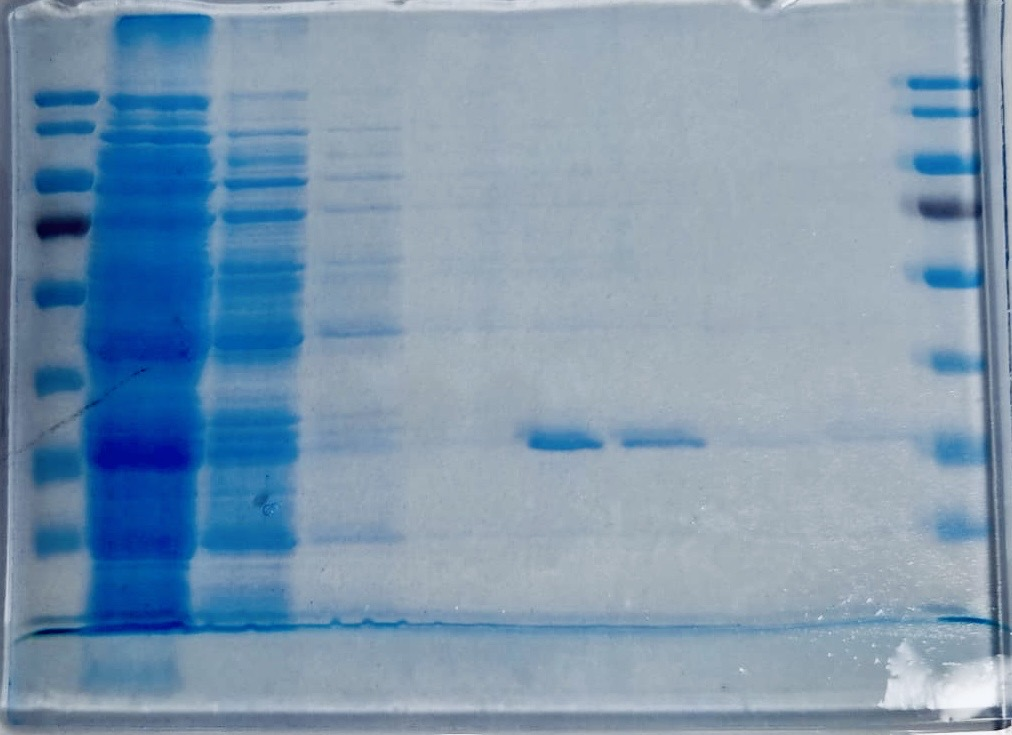
#> input picture assets/sample_gel.jpg, 1012 x 735 px; its folder holds only this picture in this run
$ python -i image_processing.py   (imports and definitions only)
#> lines starting #> are read from the running program, lines starting #| are printed output that depends on the picture
"""Bildverarbeitung & Analyse für SDS-PAGE-Gele.

Das Modul bündelt die komplette, nicht-destruktive Bildpipeline:

* Import (PNG/JPEG/TIFF) und Zuschnitt
* geometrische Entzerrung (Perspektive, 90°-Drehung, Spiegeln, Feinrotation)
* Filter (Helligkeit, Kontrast, Gamma, Invertieren, optional CLAHE)
* Multi-Gel-Harmonisierung (gleiche Pixelhöhe oder affine Ausrichtung
  zweier Referenzbanden)
* Banden-/Spurenerkennung als Vorschlagswert

OpenCV wird – wenn vorhanden – für die Perspektivtransformation und CLAHE
genutzt; andernfalls greift ein reiner Pillow/NumPy-Fallback, damit die App
ohne OpenCV lauffähig bleibt.
"""

from __future__ import annotations

import io
import math
from collections.abc import Callable
from dataclasses import dataclass
from itertools import pairwise
from pathlib import Path
from typing import Literal

import numpy as np
from PIL import Image, ImageFilter, ImageOps

from models import Adjustments, GelPanel, MarkerBand, Transform, clamp

try:  # pragma: no cover – abhängig von der Installation
    import cv2  # type: ignore

    HAS_CV2 = True
except Exception:  # noqa: BLE001 – jedes Importproblem fällt auf den Fallback zurück
    cv2 = None  # type: ignore
    HAS_CV2 = False

MAX_DIMENSION = 6000
Polarity = Literal["auto", "dark", "light"]


# ----------------------------------------------------------------------
# Ergebnisdatentypen
# ----------------------------------------------------------------------
@dataclass(frozen=True)
class LaneDetection:
    """Ergebnis der automatischen Spurenschätzung (relativ 0..1)."""

    positions_rel: tuple[float, ...]
    detected_peak_count: int
    anchor_positions_rel: tuple[float, ...]
    method: str


@dataclass(frozen=True)
class MarkerDetection:
    """Ergebnis der automatischen Marker-Bandenerkennung (relativ 0..1)."""

    positions_rel: tuple[float, ...]
    peak_count: int
    side: str


# ----------------------------------------------------------------------
# Import / Zuschnitt
# ----------------------------------------------------------------------
# [18 lines left out: function load_image, not called in this run]


def load_image_from_path(path: str | Path) -> Image.Image:
    return load_image(Path(path).read_bytes())


# [322 lines left out: functions resize_for_display, border_color, auto_crop_box, _warp_perspective, apply_transform, _apply_clahe and 9 more, not called in this run]


# ----------------------------------------------------------------------
# Gemeinsame Bildvorbereitung für die Analyse
# ----------------------------------------------------------------------
def _polarity_value(image: Image.Image, polarity: Polarity) -> str:
    if polarity in ("dark", "light"):
        return polarity
    gray = np.asarray(image.convert("L"), dtype=np.float32)
    return "dark" if float(np.median(gray)) >= 110.0 else "light"


def _band_energy(image: Image.Image, polarity: Polarity = "auto") -> np.ndarray:
    """Hochpass-Energie; hebt Banden unabhängig von der Polarität hervor."""
    gray = np.asarray(image.convert("L"), dtype=np.float32)
    blurred = np.asarray(
        image.convert("L").filter(ImageFilter.GaussianBlur(25)), dtype=np.float32
    )
    mode = _polarity_value(image, polarity)
    if mode == "light":  # helle Banden auf dunklem Grund
        return np.clip(gray - blurred, 0.0, None)
    return np.clip(blurred - gray, 0.0, None)


def _analysis_image(image: Image.Image, max_dimension: int = 2000) -> Image.Image:
    if max(image.size) <= max_dimension:
        return image
    copy = image.copy()
    copy.thumbnail((max_dimension, max_dimension), Image.Resampling.LANCZOS)
    return copy


def _smooth(values: np.ndarray, window: int) -> np.ndarray:
    window = max(1, int(window))
    if window % 2 == 0:
        window += 1
    return np.convolve(values, np.ones(window) / window, mode="same")


def _local_maxima(
    values: np.ndarray, threshold: float, min_distance: int
) -> list[tuple[int, float]]:
    candidates: list[tuple[int, float]] = []
    radius = max(1, min_distance // 2)
    for index in range(radius, len(values) - radius):
        window = values[index - radius : index + radius + 1]
        if values[index] >= window.max() and values[index] > threshold:
            candidates.append((index, float(values[index])))

    candidates.sort(key=lambda item: item[1], reverse=True)
    selected: list[tuple[int, float]] = []
    for index, score in candidates:
        if all(abs(index - other) >= min_distance for other, _ in selected):
            selected.append((index, score))
    return selected


# ----------------------------------------------------------------------
# Spuren
# ----------------------------------------------------------------------
def detect_lanes(
    image: Image.Image, expected: int = 10, polarity: Polarity = "auto"
) -> LaneDetection:
    """Schätzt vertikale Spuren anhand des horizontalen Projektionsprofils."""
    if expected < 1:
        raise ValueError("expected muss >= 1 sein")

    image = _analysis_image(image)
    height, width = image.size[1], image.size[0]
    energy = _band_energy(image, polarity)
    zone_top = int(height * 0.06)
    zone_bottom = int(height * 0.90)
    profile = energy[zone_top:zone_bottom].mean(axis=0)
    profile = _smooth(profile, max(7, width // 120))

    threshold = max(float(np.percentile(profile, 72)), float(profile.mean() * 1.15))
    min_distance = max(8, int(width / max(expected * 2, 1)))
    peaks = _local_maxima(profile, threshold, min_distance)
    peaks = [(x, score) for x, score in peaks if width * 0.012 < x < width * 0.988]
    peaks.sort(key=lambda item: item[0])

    cluster_distance = max(6.0, width / max(expected, 1) * 0.55)
    anchors: list[float] = []
    for x, _score in peaks:
        if not anchors or x - anchors[-1] > cluster_distance:
            anchors.append(float(x))
        else:
            anchors[-1] = (anchors[-1] + x) / 2.0

    anchor_rel = tuple(round(a / width, 4) for a in anchors)

    if len(anchors) >= 2:
        first, last = anchors[0], anchors[-1]
        positions = [first + (last - first) * i / (expected - 1) for i in range(expected)]
        method = "anchors"
    elif len(anchors) == 1:
        center = anchors[0]
        step = width / expected
        first = center - (expected - 1) * step / 2.0
        positions = [first + step * i for i in range(expected)]
        method = "single-anchor"
    else:
        margin = width * 0.03
        step = (width - 2 * margin) / max(expected - 1, 1)
        positions = [margin + step * i for i in range(expected)]
        method = "even-grid"

    positions = [clamp(p, width * 0.005, width * 0.995) for p in positions]
    return LaneDetection(
        positions_rel=tuple(round(p / width, 4) for p in positions),
        detected_peak_count=len(peaks),
        anchor_positions_rel=anchor_rel,
        method=method,
    )


# ----------------------------------------------------------------------
# Markerleiter
# ----------------------------------------------------------------------
# [74 lines left out: functions detect_marker_bands, estimate_kda_at_y, not called in this run]

>>> from PIL import Image
>>> picture = Image.open('assets/sample_gel.jpg')
#> picture is the input picture: PIL image 1012x735 RGB; mean R, G, B 125.5, 151.8, 175.5
>>> result = detect_lanes(picture)
#> in _band_energy, `gray = np.asarray(image.convert("L"), dtype=np.float32)`:
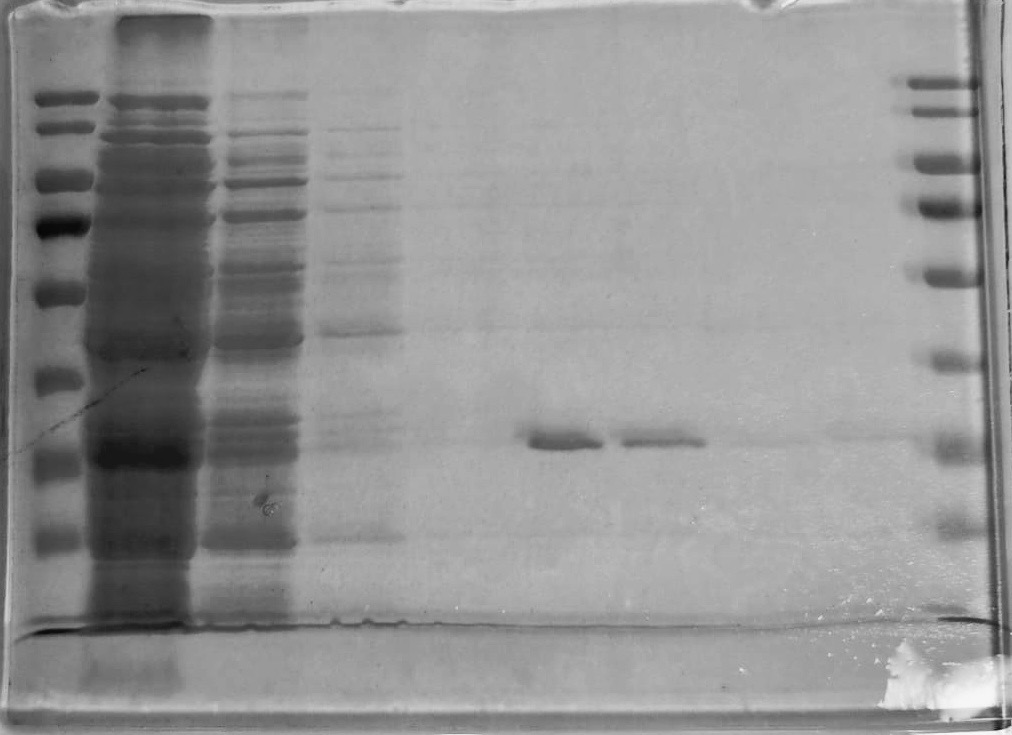
#> gray: shape (735, 1012) float32; min 5, max 254, mean 146.6
#> in _band_energy, `blurred = np.asarray( image.convert("L").filter(ImageFilter.GaussianBl..`:
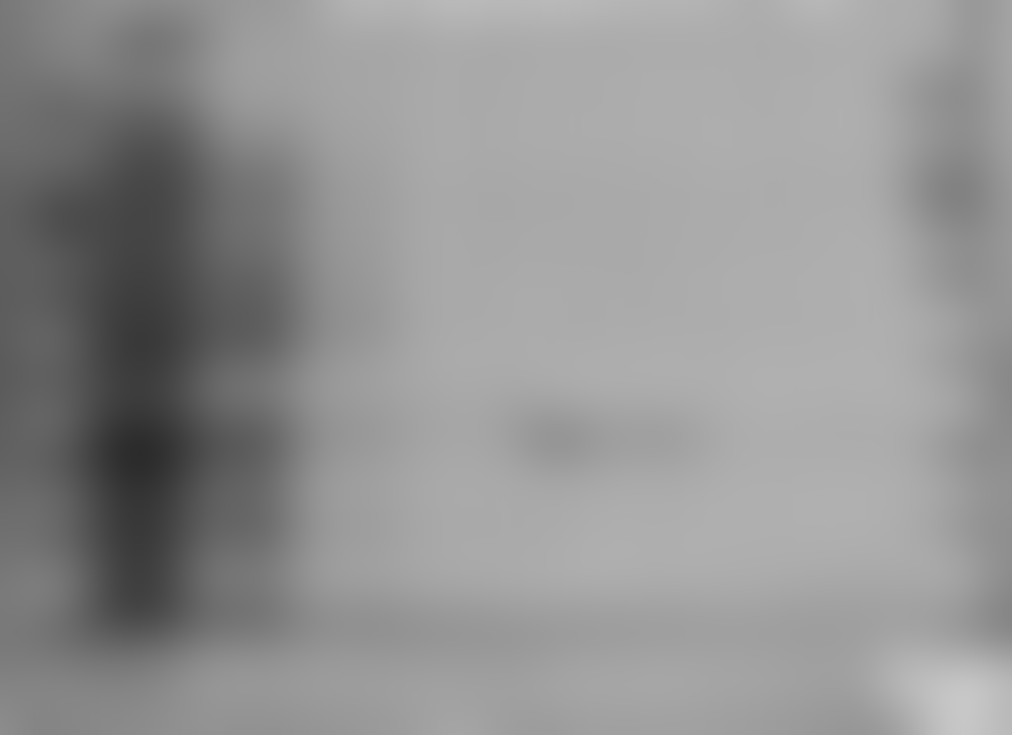
#> blurred: shape (735, 1012) float32; min 43, max 199, mean 147
#> in _band_energy, `mode = _polarity_value(image, polarity)`: mode = 'dark'
#> in _band_energy, `return np.clip(blurred - gray, 0.0, None)`:
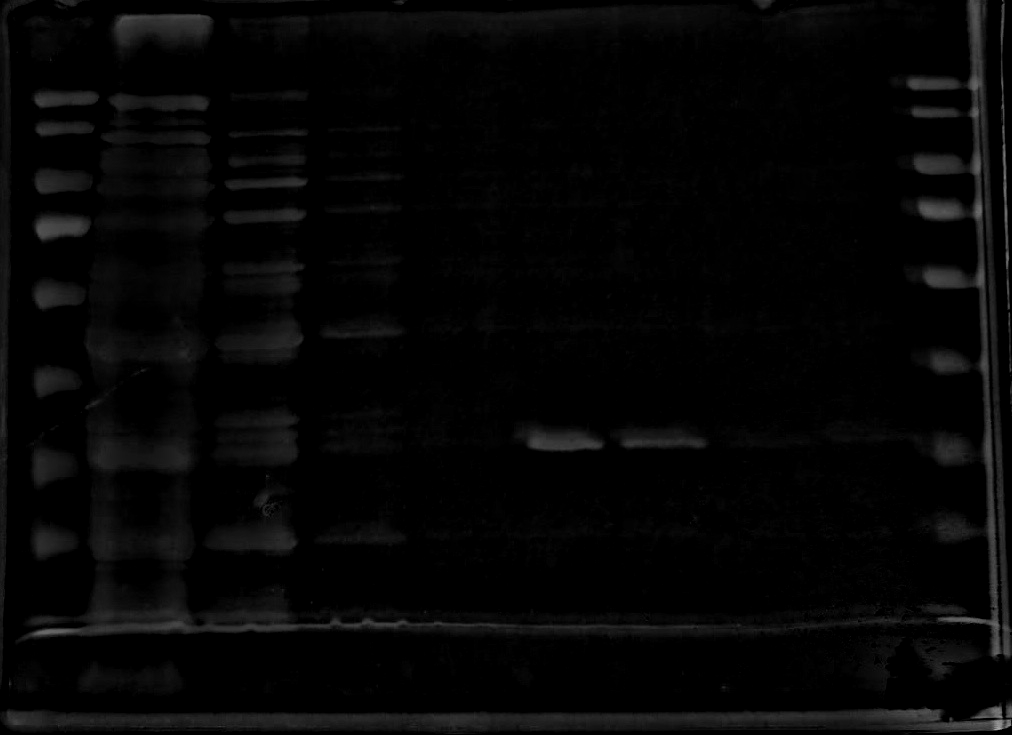
#> returned value: shape (735, 1012) float32; min 0, max 166, mean 5.4
#> in detect_lanes, `profile = energy[zone_top:zone_bottom].mean(axis=0)`: profile = 1012 values, max 27.5 at index 991, min 0 at index 12, mean 4.78
#> in detect_lanes, `profile = _smooth(profile, max(7, width // 120))`: profile = 1012 values, max 26.25 at index 989, min 0.0908 at index 16, mean 4.75
#> in detect_lanes, `threshold = max(float(np.percentile(profile, 72)), float(profile.mean(..`: threshold = 6.36
#> after the loop in _local_maxima, `for index in range(radius, len(values) - radius):`: candidates = [(43, 15.23), (106, 12.22), (178, 12.05), (283, 12.25), (942, 13.27)]
#> the loop in _local_maxima, `for index, score in candidates:` made 5 passes
#> after the loop in _local_maxima, `for index, score in candidates:`: selected = [(43, 15.23), (942, 13.27), (283, 12.25), (106, 12.22), (178, 12.05)]
#> in detect_lanes, `peaks = _local_maxima(profile, threshold, min_distance)`: peaks has the same summary as selected in _local_maxima
#> the loop in detect_lanes, `for x, _score in peaks:` made 5 passes
#> after the loop in detect_lanes, `for x, _score in peaks:`: anchors = [43, 106, 178, 283, 942]
#> in detect_lanes, `anchor_rel = tuple(round(a / width, 4) for a in anchors)`: anchor_rel = (0.0425, 0.105, 0.176, 0.28, 0.931)
#> in detect_lanes, `first, last = anchors[0], anchors[-1]`: first = 43; last = 942
#> in detect_lanes, `positions = [first + (last - first) * i / (expected - 1) for i in rang..`: positions = [43, 142.9, 242.8, 342.7, 442.6, 542.4, 642.3, 742.2, 842.1, 942]
#> (the run stopped early here; a loop or call above may not have finished)
